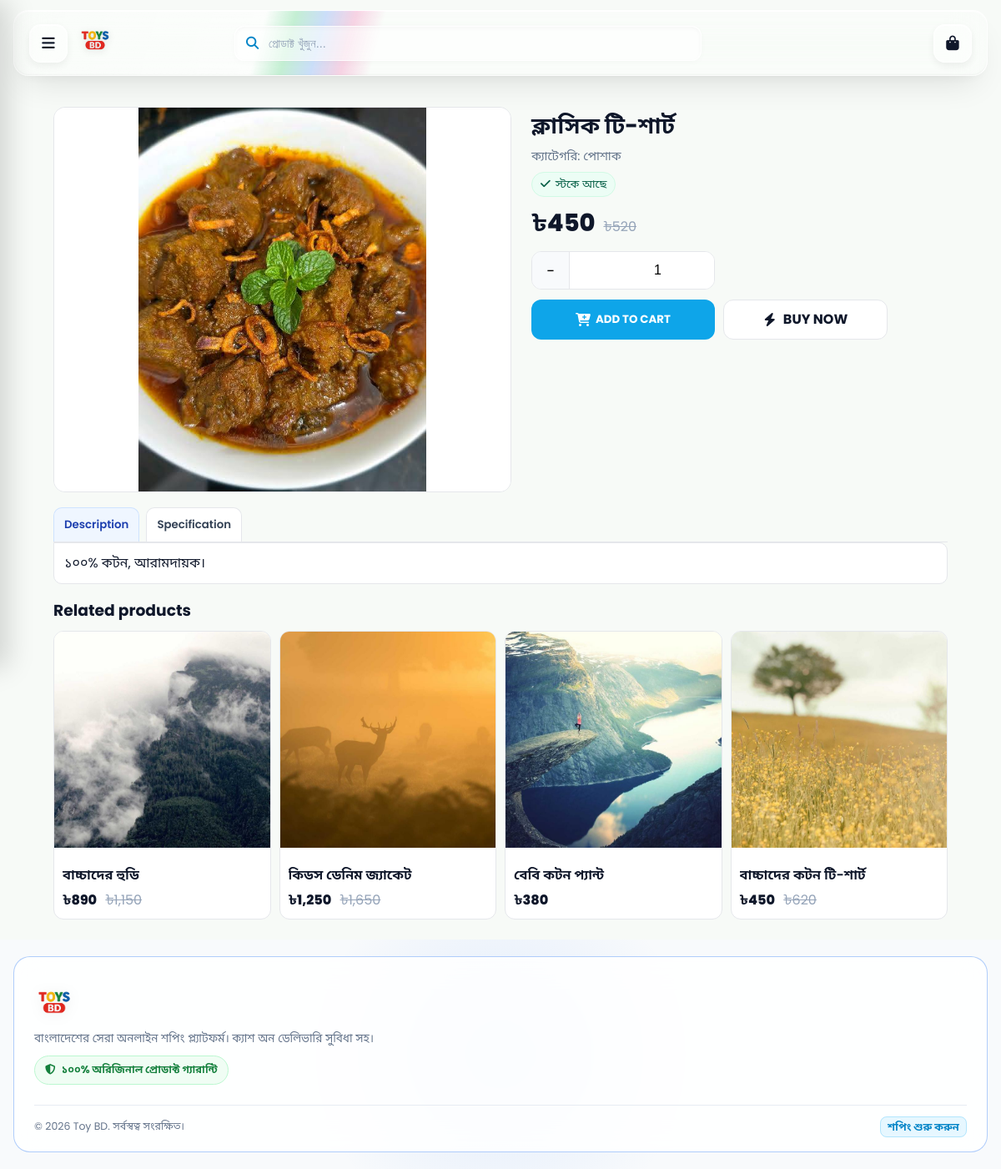
Screenshot of /product.php?id=1 with the database file from the repository.
### tables this page shows
CREATE TABLE `products` (
  `id` int(11) NOT NULL AUTO_INCREMENT,
  `category_id` int(11) DEFAULT NULL,
  `name` varchar(255) NOT NULL,
  `sku` varchar(40) DEFAULT NULL,
  `description` text DEFAULT NULL,
  `price` decimal(10,2) NOT NULL,
  `compare_at_price` decimal(10,2) DEFAULT NULL,
  `stock` int(11) NOT NULL DEFAULT 0,
  `tags` varchar(255) DEFAULT NULL,
  `specifications` text DEFAULT NULL,
  `image` varchar(400) DEFAULT NULL,
  `active` tinyint(1) NOT NULL DEFAULT 1,
  `created_at` timestamp NOT NULL DEFAULT current_timestamp(),
  `sold_count` int(11) NOT NULL DEFAULT 0,
  `is_featured` tinyint(1) NOT NULL DEFAULT 0,
  `badge_color` varchar(20) DEFAULT NULL,
  `is_new_arrival` tinyint(1) NOT NULL DEFAULT 1,
  PRIMARY KEY (`id`),
  KEY `category_id` (`category_id`),
  KEY `idx_products_stock` (`stock`),
  CONSTRAINT `products_ibfk_1` FOREIGN KEY (`category_id`) REFERENCES `categories` (`id`) ON DELETE SET NULL
);

CREATE TABLE `categories` (
  `id` int(11) NOT NULL AUTO_INCREMENT,
  `name` varchar(120) NOT NULL,
  `image` varchar(400) DEFAULT NULL,
  `sort_order` int(11) NOT NULL DEFAULT 0,
  `active` tinyint(1) NOT NULL DEFAULT 1,
  PRIMARY KEY (`id`)
);

### includes/config.php (called while the page is built, shortened)
<?php
function h($s){ return htmlspecialchars(is_scalar($s) ? (string)$s : '', ENT_QUOTES, 'UTF-8'); }
function money_bd($n){ return '৳'.number_format((float)$n, 0); }
?>

### product.php (the view, shortened to what this page needs)
<?php
require_once __DIR__.'/includes/config.php';
$pdo = get_pdo();
$id = (int)($_GET['id'] ?? 0);
$stm = $pdo->prepare("
  SELECT p.*, c.name AS cat_name
  FROM products p
  LEFT JOIN categories c ON c.id = p.category_id
  WHERE p.id = ? AND p.active = 1
  LIMIT 1
");
$stm->execute([$id]);
$p = $stm->fetch();
$stock     = max(0, (int)($p['stock'] ?? 0));
$isOut     = ($stock === 0);
$isLimited = (!$isOut && $stock < 10);
$imgStm = $pdo->prepare("SELECT image FROM product_images WHERE product_id=? ORDER BY COALESCE(sort_order,999999), id");
$imgStm->execute([$id]);
$images = $imgStm->fetchAll(PDO::FETCH_COLUMN);
$related=[];
if (!empty($p['category_id'])) {
  $rel=$pdo->prepare("
    SELECT id,name,price,compare_at_price,image
    FROM products
    WHERE active=1 AND category_id=? AND id<>?
    ORDER BY created_at DESC
    LIMIT 4
  ");
  $rel->execute([(int)$p['category_id'], (int)$p['id']]);
  $related=$rel->fetchAll();
}
include __DIR__.'/includes/partials_header.php';
?>
<div id="pdp">
  <div class="hero">
    <div class="media">
      <div class="gallery" id="gal" data-index="0">
        <div class="slides" id="slides">
          <?php foreach ($images as $i => $img): ?>
            <div class="slide" data-index="<?php echo $i; ?>">
                <img src="<?php echo h($img); ?>" alt="<?php echo h($p['name']); ?>">
            </div>
          <?php endforeach; ?>
        </div>
      </div>
    </div>
    <div class="info">
      <h1><?php echo h($p['name']); ?></h1>
      <span class="cat">ক্যাটেগরি: <?php echo h($p['cat_name'] ?: ''); ?></span>
      <div class="chips">
        <?php if ($isOut): ?>
          <span class="chip red"><i class="fa-solid fa-circle-xmark"></i> স্টক নেই</span>
        <?php elseif ($isLimited): ?>
          <span class="chip orange"><i class="fa-solid fa-triangle-exclamation"></i> স্টক সীমিত</span>
        <?php else: ?>
          <span class="chip green"><i class="fa-solid fa-check"></i> স্টকে আছে</span>
        <?php endif; ?>
      </div>
      <div class="price-row">
        <div class="price"><?php echo money_bd($p['price']); ?></div>
        <?php if(!empty($p['compare_at_price'])): ?><div class="old"><?php echo money_bd($p['compare_at_price']); ?></div><?php endif; ?>
      </div>
      <div class="action-row">
        <div class="qty <?php echo $isOut ? 'disabled' : ''; ?>">
          <button type="button" id="btnDec" aria-label="কমান" <?php echo $isOut ? 'disabled' : ''; ?>>−</button>
          <input id="qty" value="1" inputmode="numeric" aria-label="পরিমাণ" max="<?php echo (int)$stock; ?>" <?php echo $isOut ? 'disabled' : ''; ?>>
        </div>
      </div>
      <div class="action-row">
        <button class="btn primary" id="btnAdd"
                <?php echo $isOut ? 'disabled aria-disabled="true"' : ''; ?>
                <?php if(!$isOut): ?>onclick="addToCart(<?php echo (int)$p['id']; ?>, getQty())"<?php endif; ?>>
          <i class="fa-solid fa-cart-plus"></i> ADD TO CART
        </button>
        <?php if($isOut): ?>
          <a class="btn ghost disabled" id="btnBuy" aria-disabled="true" role="button" tabindex="-1">
            <i class="fa-solid fa-bolt"></i> BUY NOW
          </a>
        <?php else: ?>
          <a class="btn ghost" id="btnBuy" href="checkout.php?buy=<?php echo (int)$p['id']; ?>&qty=1">
            <i class="fa-solid fa-bolt"></i> BUY NOW
          </a>
        <?php endif; ?>
      </div>
		<br/>
    </div>
  </div>
  <div class="tabs" role="tablist">
    <button class="tab active" data-tab="desc" role="tab" aria-selected="true">Description</button>
    <button class="tab" data-tab="spec" role="tab" aria-selected="false">Specification</button>
  </div>
  <div class="panel active" id="tab-desc" role="tabpanel" aria-hidden="false">
    <?php echo $p['description'] ? nl2br(h($p['description'])) : 'পণ্যের বর্ণনা প্রদান করা হয়নি।'; ?>
  </div>
  <?php if ($related): ?>
    <h3 style="margin:18px 0 10px;">Related products</h3>
    <div class="rel-wrap">
      <div class="rel-row" style="display:grid;grid-template-columns:repeat(auto-fill,minmax(210px,1fr));gap:10px;">
        <?php foreach($related as $r): ?>
          <a class="rel-card" href="product.php?id=<?php echo (int)$r['id']; ?>" style="text-decoration:none;color:inherit;border:1px solid var(--border);border-radius:12px;overflow:hidden;background:#fff;">
            <img class="thumb" loading="lazy" decoding="async" src="<?php echo h($r['image']); ?>" alt="<?php echo h($r['name']); ?>" style="width:100%;aspect-ratio:1/1;object-fit:cover;background:#f4f6f8;">
            <div class="body" style="padding:10px;">
              <div class="ttl" style="font-weight:600;margin:4px 0 6px;display:-webkit-box;-webkit-line-clamp:2;-webkit-box-orient:vertical;overflow:hidden;"><?php echo h($r['name']); ?></div>
              <div><span class="pr" style="font-weight:800;"><?php echo money_bd($r['price']); ?></span>
                <?php if(!empty($r['compare_at_price'])): ?><span class="old" style="color:#94a3b8;margin-left:6px;text-decoration:line-through;"><?php echo money_bd($r['compare_at_price']); ?></span><?php endif; ?>
              </div>
            </div>
          </a>
        <?php endforeach; ?>
      </div>
    </div>
  <?php endif; ?>
</div>
<?php include __DIR__.'/includes/partials_footer.php'; ?>

### assets/css/theme.css (style rules this page uses)
:root { --primary-purple:#0284c7; --primary-dark:#0369a1; --accent-orange:#ff7043; --success-green:#2e7d32; --brand-blue:#0284c7; --brand-blue-dark:#0369a1; --bg-light:#f7faf7; --card-bg:#ffffff; --text-main:#0f172a; --text-muted:#64748b; --border-color:#e9edf2; --shadow-soft:0 20px 40px -15px rgba(0,0,0,.12); --shadow-card:0 4px 12px rgba(0,0,0,.05); --radius-lg:20px; --radius-md:14px; --radius-sm:8px; --header-h:64px; --bottom-nav-h:64px; }
*,*::before,*::after { box-sizing:border-box }
html { -webkit-text-size-adjust:100%;scroll-behavior:smooth;overflow-x:hidden;overflow-x:clip }
body { margin:0; font-family:'Poppins','Hind Siliguri',system-ui,-apple-system,'Segoe UI',sans-serif; background:var(--bg-light); color:var(--text-main); line-height:1.5; padding-bottom:calc(var(--bottom-nav-h) + env(safe-area-inset-bottom,0px)); }
@media (min-width:768px) { body { padding-bottom:0 } }
a { text-decoration:none;color:inherit }
img { max-width:100% }
h1,h2,h3,h4,h5,h6,p { margin:0 }
button { font-family:inherit }

### assets/css/components.css (style rules this page uses)
:root { --shell-max:1240px; --shell-pad:clamp(14px,3.2vw,26px); }

### rows the page displays
products: name "ক্লাসিক টি-শার্ট", category.name "পোশাক", price "৳450", compare_at_price "৳520", stock "1", description "১০০% কটন, আরামদায়ক।"
products: image (picture), name "বাচ্চাদের হুডি", price "৳890", compare_at_price "৳1,150"
products: image (picture), name "কিডস ডেনিম জ্যাকেট", price "৳1,250", compare_at_price "৳1,650"
products: image (picture), name "বেবি কটন প্যান্ট", price "৳380"
products: image (picture), name "বাচ্চাদের কটন টি-শার্ট", price "৳450", compare_at_price "৳620"

### other values shown
mb_substr($about, 0, 140) "বাংলাদেশের সেরা অনলাইন শপিং প্ল্যাটফর্ম। ক্যাশ অন ডেলিভারি সুবিধা সহ।"
$store_name "Toy BD"
